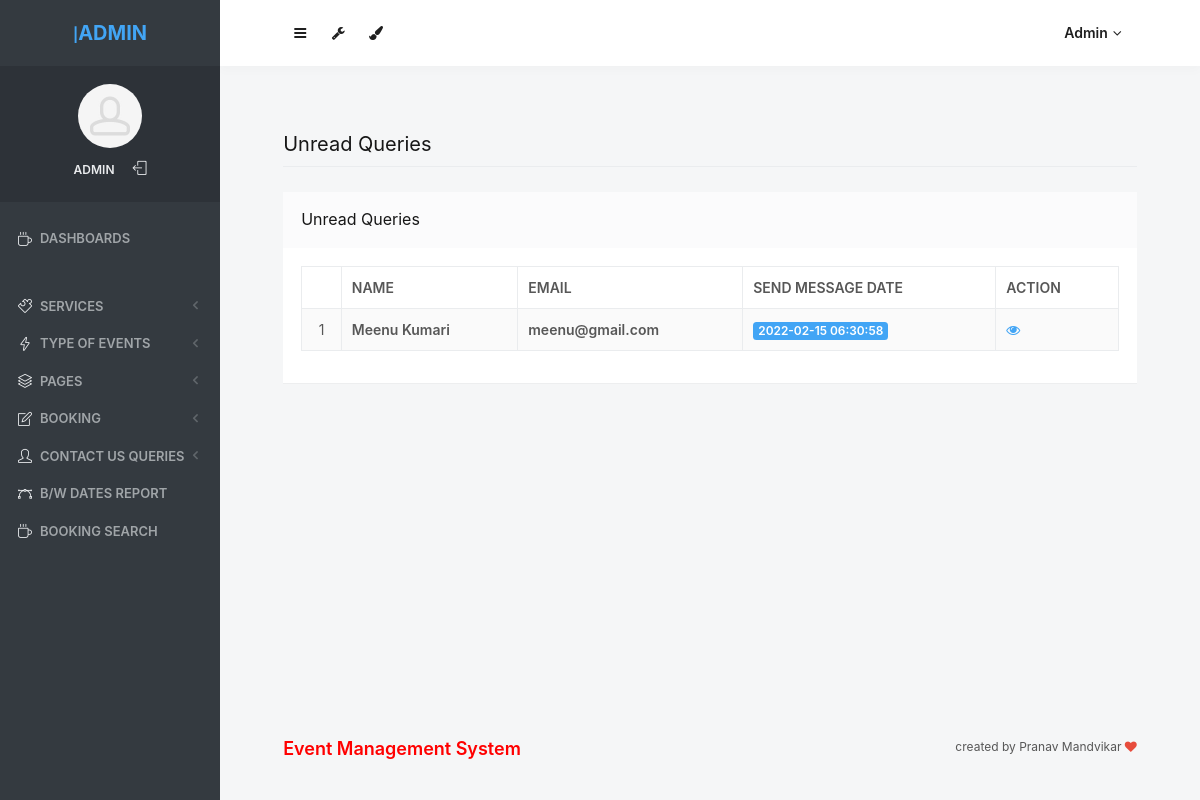
The app's page /obbs/admin/unread-queries.php (signed in) with its own data.
### tables this page shows
CREATE TABLE `tblcontact` (
  `ID` int(10) NOT NULL,
  `Name` varchar(200) DEFAULT NULL,
  `Email` varchar(200) DEFAULT NULL,
  `Message` mediumtext DEFAULT NULL,
  `EnquiryDate` timestamp NOT NULL DEFAULT current_timestamp(),
  `IsRead` int(5) DEFAULT NULL
);

### obbs/admin/unread-queries.php (the view, shortened to what this page needs)
<?php
include('includes/dbconnection.php');
if (strlen($_SESSION['odmsaid']==0)) {
  header('location:logout.php');
  } else{
  ?>
<!doctype html>
<html lang="en" class="no-focus">
    <head>
        <link rel="stylesheet" href="assets/js/plugins/datatables/dataTables.bootstrap4.min.css">
        <link rel="stylesheet" id="css-main" href="assets/css/codebase.min.css">
    </head>
    <body>
        <div id="page-container" class="sidebar-o sidebar-inverse side-scroll page-header-fixed main-content-narrow">
           <?php include_once('includes/sidebar.php');?>
          <?php include_once('includes/header.php');?>
            <main id="main-container">
                <div class="content">
                    <h2 class="content-heading">Unread Queries</h2>
                    <div class="block">
                        <div class="block-header block-header-default">
                            <h3 class="block-title">Unread Queries</h3>
                        </div>
                        <div class="block-content block-content-full">
                            <table class="table table-bordered table-striped table-vcenter js-dataTable-full-pagination">
                                <thead>
                                    <tr>
                                        <th class="text-center"></th>
                                        <th class="d-none d-sm-table-cell">Name</th>
                                        <th class="d-none d-sm-table-cell">Email</th>
                                        <th class="d-none d-sm-table-cell">Send Message Date</th>
                                        <th class="d-none d-sm-table-cell" style="width: 15%;">Action</th>
                                       </tr>
                                </thead>
                                <tbody>
                                    <?php
$sql="SELECT * from tblcontact where IsRead is null";
$query = $dbh -> prepare($sql);
$query->execute();
$results=$query->fetchAll(PDO::FETCH_OBJ);
$cnt=1;
if($query->rowCount() > 0)
{
foreach($results as $row)
{               ?>
                                    <tr>
                                        <td class="text-center"><?php echo htmlentities($cnt);?></td>
                                        <td class="font-w600"><?php  echo htmlentities($row->Name);?></td>
                                        <td class="font-w600"><?php  echo htmlentities($row->Email);?></td>
                                        <td class="font-w600">
                                            <span class="badge badge-primary"><?php  echo htmlentities($row->EnquiryDate);?></span>
                                        </td>
                                         <td class="d-none d-sm-table-cell"><a href="view-user-queries.php?viewid=<?php echo htmlentities ($row->ID);?>"><i class="fa fa-eye" aria-hidden="true"></i></a></td>
                                    </tr>
                                <?php $cnt=$cnt+1;}} ?>
                                </tbody>
                            </table>
                        </div>
                    </div>
                </div>
            </main>
           <?php include_once('includes/footer.php');?>
        </div>
    </body>
</html>
<?php }  ?>

### obbs/admin/includes/sidebar.php (shortened to what this page needs)
     <?php
include('includes/dbconnection.php');
if (strlen($_SESSION['odmsaid']==0)) {
  header('location:logout.php');
  } else{
  ?>
   <nav id="sidebar">
                <div id="sidebar-scroll">
                    <div class="sidebar-content">
                        <div class="content-header content-header-fullrow px-15">
                            <div class="content-header-section text-center align-parent sidebar-mini-hidden">
                                <div class="content-header-item">
                                    <a class="link-effect font-w700" href="dashboard.php">
                                        <span class="font-size-xl text-dual-primary-dark"></span>|<span class="font-size-xl text-primary">ADMIN</span>
                                    </a>
                                </div>
                            </div>
                        </div>
                        <div class="content-side content-side-full content-side-user px-10 align-parent">
                            <div class="sidebar-mini-hidden-b text-center">
                                <a class="img-link" href="dashboard.php">
                                    <img class="img-avatar" src="assets/img/avatars/avatar15.jpg" alt="">
                                </a>
                                <ul class="list-inline mt-10">
                                    <?php
$aid=$_SESSION['odmsaid'];
$sql="SELECT AdminName from  tbladmin where ID=:aid";
$query = $dbh -> prepare($sql);
$query->bindParam(':aid',$aid,PDO::PARAM_STR);
$query->execute();
$results=$query->fetchAll(PDO::FETCH_OBJ);
$cnt=1;
if($query->rowCount() > 0)
{
foreach($results as $row)
{               ?>
                                    <li class="list-inline-item">
                                        <a class="link-effect text-dual-primary-dark font-size-xs font-w600 text-uppercase" href="admin-profile.php"><?php  echo $row->AdminName;?></a>
                                    </li><?php $cnt=$cnt+1;}} ?>
                                    <li class="list-inline-item">
                                        <a class="link-effect text-dual-primary-dark" href="logout.php">
                                            <i class="si si-logout"></i>
                                        </a>
                                    </li>
                                </ul>
                            </div>
                        </div>
                        <div class="content-side content-side-full">
                            <ul class="nav-main">
                                <li class="open">
                                    <a href="dashboard.php"><i class="si si-cup"></i><span class="sidebar-mini-hide">Dashboards</span></a>
                                </li>
                                <li class="nav-main-heading"><span class="sidebar-mini-visible">UI</span><span class="sidebar-mini-hidden"></span></li>
                                <li>
                                    <a class="nav-submenu" data-toggle="nav-submenu"><i class="si si-puzzle"></i><span class="sidebar-mini-hide"></span>Services</a>
                                </li>
                                <li>
                                    <a class="nav-submenu" data-toggle="nav-submenu" href="#"><i class="si si-energy"></i><span class="sidebar-mini-hide">Type of Events</span></a>
                                </li>
                                <li>
                                    <a class="nav-submenu" data-toggle="nav-submenu" href="#"><i class="si si-layers"></i><span class="sidebar-mini-hide">Pages</span></a>
                                </li>
                                <li>
                                    <a class="nav-submenu" data-toggle="nav-submenu" href="#"><i class="si si-note"></i><span class="sidebar-mini-hide">Booking</span></a>
                                </li>
                                <li>
                                    <a class="nav-submenu" data-toggle="nav-submenu" href="#"><i class="si si-user"></i><span class="sidebar-mini-hide">Contact Us Queries</span></a>
                                </li>
                                <li>
                                    <a  href="between-dates-report.php"><i class="si si-vector"></i><span class="sidebar-mini-hide">B/w Dates Report</span></a>
                                </li>
                     <li>
                                    <a href="booking-search.php"><i class="si si-cup"></i><span class="sidebar-mini-hide">Booking Search</span></a>
                                </li>
                            </ul>
                        </div>
                    </div>
                </div>
            </nav>
           <?php }  ?>

### obbs/admin/includes/header.php (shortened to what this page needs)
   <?php
include('includes/dbconnection.php');
if (strlen($_SESSION['odmsaid']==0)) {
  header('location:logout.php');
  } else{
  ?>
            <header id="page-header">
                <div class="content-header">
                    <div class="content-header-section">
                        <button type="button" class="btn btn-circle btn-dual-secondary" data-toggle="layout" data-action="sidebar_toggle">
                            <i class="fa fa-navicon"></i>
                        </button>
                        <div class="btn-group" role="group">
                            <button type="button" class="btn btn-circle btn-dual-secondary" id="page-header-options-dropdown" data-toggle="dropdown" aria-haspopup="true" aria-expanded="false">
                                <i class="fa fa-wrench"></i>
                            </button>
                        </div>
                        <div class="btn-group" role="group">
                            <button type="button" class="btn btn-circle btn-dual-secondary" id="page-header-themes-dropdown" data-toggle="dropdown" aria-haspopup="true" aria-expanded="false">
                                <i class="fa fa-paint-brush"></i>
                            </button>
                        </div>
                    </div>
                    <div class="content-header-section">
                        <div class="btn-group" role="group">
                            <?php
$aid=$_SESSION['odmsaid'];
$sql="SELECT AdminName from  tbladmin where ID=:aid";
$query = $dbh -> prepare($sql);
$query->bindParam(':aid',$aid,PDO::PARAM_STR);
$query->execute();
$results=$query->fetchAll(PDO::FETCH_OBJ);
$cnt=1;
if($query->rowCount() > 0)
{
foreach($results as $row)
{               ?>
                            <button type="button" class="btn btn-rounded btn-dual-secondary" id="page-header-user-dropdown" data-toggle="dropdown" aria-haspopup="true" aria-expanded="false">
                                <?php  echo $row->AdminName;?><i class="fa fa-angle-down ml-5"></i>
                            </button>
                            <?php $cnt=$cnt+1;}} ?>
                        </div>
                    </div>
                </div>
            </header>
            <?php }  ?>

### records on screen
tblcontact: Name "Meenu Kumari", Email "meenu@gmail.com", EnquiryDate "2022-02-15 06:30:58"

### other values on screen
$row->AdminName "ADMIN"
$row->AdminName "Admin"
